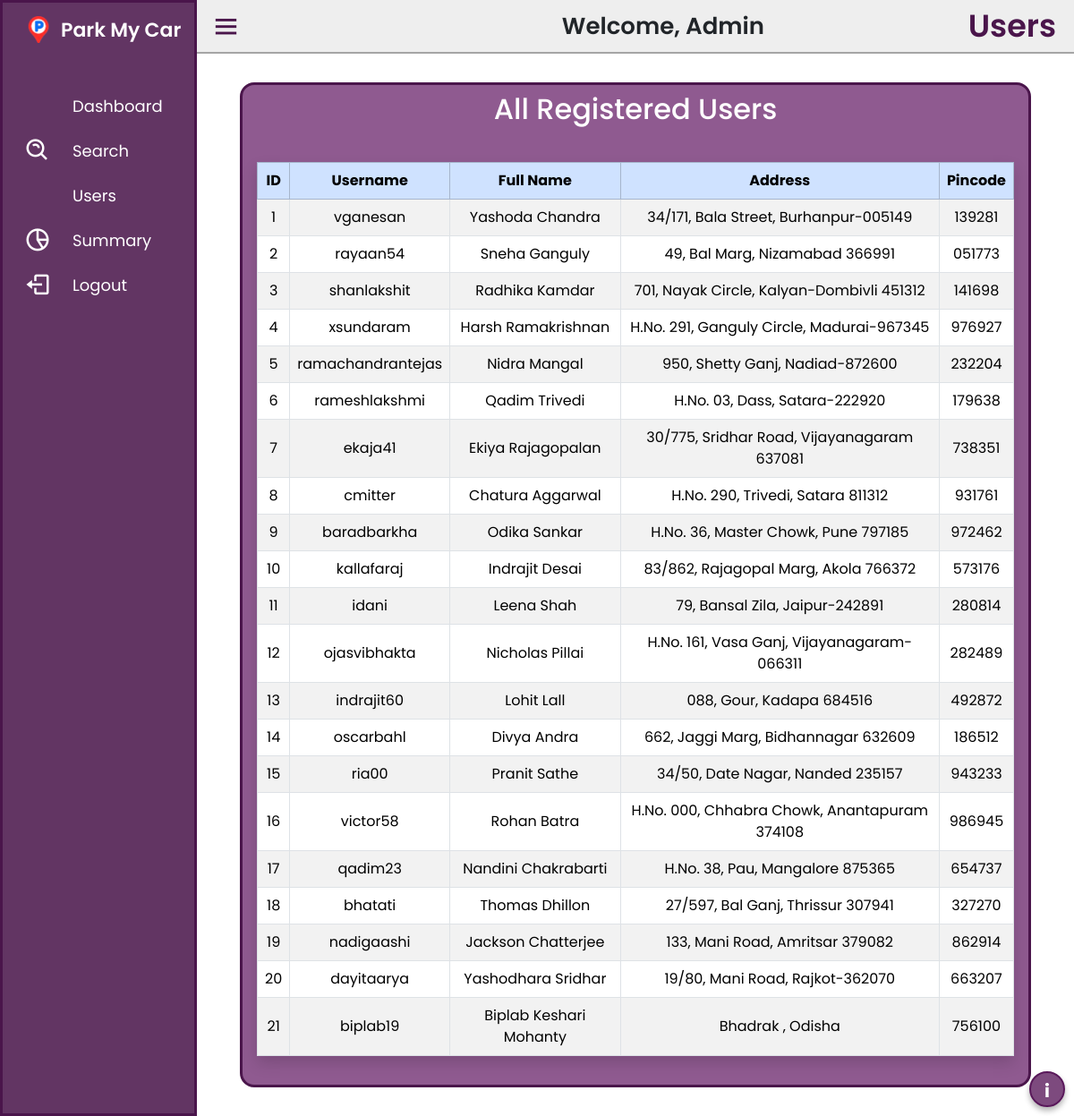
The page /users (signed in) on the database as committed earlier.
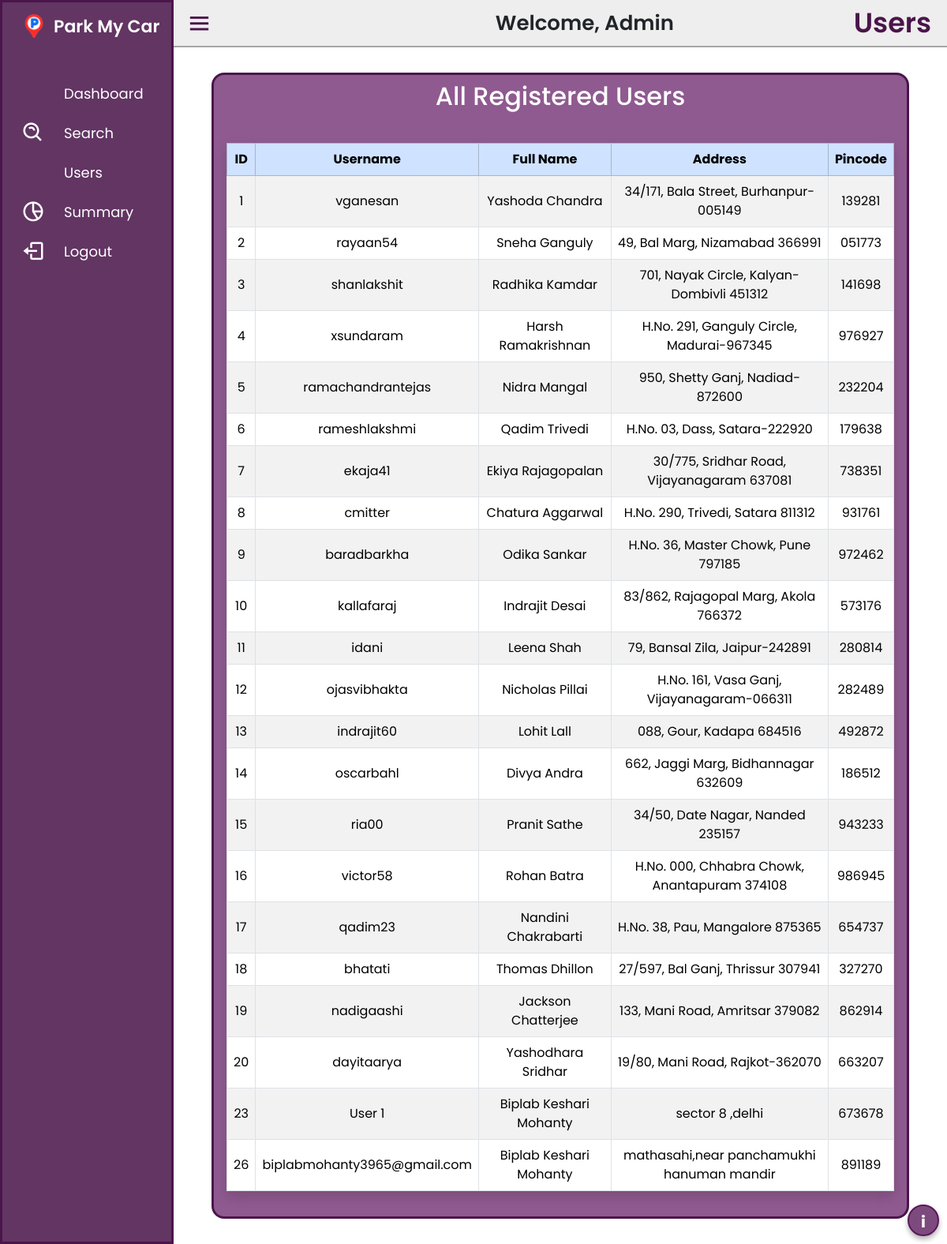
The same page on the database as committed later.
### tables this page shows
CREATE TABLE users (
    id INTEGER PRIMARY KEY AUTOINCREMENT,
    username TEXT UNIQUE NOT NULL,
    full_name TEXT NOT NULL,
    password TEXT NOT NULL,
    address TEXT,
    pincode TEXT,
    wallet_balance REAL DEFAULT 0.0
);

### controllers/admin_controller.py (the view)
@admin_bp.route('/users')
def show_users():
    if not session.get("admin"):
        logout_user()
        session.clear()
        flash("Admin login required!", "danger")
        return redirect(url_for("auth.login"))
    conn = sqlite3.connect(get_db_path())
    conn.row_factory = sqlite3.Row
    cursor = conn.cursor()
    cursor.execute('SELECT * FROM users')
    users = cursor.fetchall()
    conn.close()
    return render_template("AdminTemplate.html",current="Users", users=users)

### app.py (called while the page is built)
@login_manager.user_loader
def load_user(user_id):
    conn = sqlite3.connect(app.config["DB_PATH"])
    cursor = conn.cursor()
    cursor.execute("SELECT id, username, password FROM users WHERE id=?", (user_id,))
    user = cursor.fetchone()
    conn.close()
    if user:
        return User(user[0], user[1], user[2])
    return None

### controllers/admin_controller.py (called while the page is built)
def get_db_path():
    return current_app.config["DB_PATH"]

### templates/AdminTemplate.html (shortened to what this page needs)
<!DOCTYPE html>
<html lang="en" dir="ltr">
  <head>
    <link rel="stylesheet" href="../static/css/sidebar.css" />
    <link
      href="https://cdn.boxicons.com/fonts/basic/boxicons.min.css"
      rel="stylesheet"
    />
    <link
      href="https://unpkg.com/boxicons@2.0.7/css/boxicons.min.css"
      rel="stylesheet"
    />
  </head>
  <body>
    <div class="sidebar">
      <div class="logo-details">
        <img
          src="../static/images/favicon.png"
          alt=""
          style="height: 30px; margin-left: 25px; margin-right: 10px"
        />
        <span class="logo_name">Park&nbsp;My&nbsp;Car</span>
      </div>
      <ul class="nav-links">
        <li>
          <a href="/admindashboard">
            <i class="bx bx-dashboard-alt"></i>
            <span class="link_name">Dashboard</span>
          </a>
        </li>
        <li>
          <a href="/search">
            <i class="bx bx-search-alt"></i>
            <span class="link_name">Search</span>
          </a>
        </li>
        <li>
          <a href="/users">
            <i class="bx bx-community"></i>
            <span class="link_name">Users</span>
          </a>
        </li>
        <li>
          <a href="/adminsummary">
            <i class="bx bx-pie-chart-alt-2"></i>
            <span class="link_name">Summary</span>
          </a>
        </li>
        <li>
          <a
            data-bs-toggle="modal"
            data-bs-target="#LogoutCard"
            style="cursor: pointer"
          >
            <i class="bx bx-log-out"></i>
            <span class="link_name">Logout</span>
          </a>
        </li>
      </ul>
    </div>
    <section class="home-section">
      <div class="home-content">
        <i class="bx bx-menu" style="width: 150px"></i>
        <span class="text-nowrap">Welcome, Admin</span>
        <span class="text" style="margin-right: 20px">{{current}}</span>
      </div>
      <div>
        {% if (current == "Dashboard")%} {%include "AdminDashboard.html"%}
        {%elif (current == "Users")%} {%include "RegisteredUsersTemplate.html"%}
        {%elif (current == "Search")%} {%include "AdminSearch.html"%} {%else%}
        {%include "AdminSummary.html"%} {% endif %}
      </div>
    </section>
  </body>
</html>

### templates/RegisteredUsersTemplate.html (shortened to what this page needs)
<!DOCTYPE html>
<html lang="en">
  <head>
    <link
      href="https://cdn.jsdelivr.net/npm/bootstrap@5.3.3/dist/css/bootstrap.min.css"
      rel="stylesheet"
    />
  </head>
  <body>
    {%include "Info.html"%}
    <div class="content-blur py-3">
      <div
        class="w-full rounded-4 d-flex flex-column align-items-center mx-5 my-3 pt-2 text-white"
        style="background-color: #671f68bb; border: 3px solid #4a154b"
      >
        <h2 class="mb-4 text-center">All Registered Users</h2>
        {%include "Users.html"%}
      </div>
    </div>
  </body>
</html>

### templates/Info.html (shortened to what this page needs)
<div id="info-btn" onclick="toggleInfoBox()">i</div>

### templates/Users.html
<div class="px-3 w-100 rounded-2 p-3">
  <table
    class="table table-bordered table-hover table-striped shadow text-center align-middle"
  >
    <thead class="table-primary">
      <tr>
        <th>ID</th>
        <th>Username</th>
        <th>Full Name</th>
        <th>Address</th>
        <th>Pincode</th>
      </tr>
    </thead>
    <tbody>
      {% for user in users %}
      <tr>
        <td>{{ user.id }}</td>
        <td>{{ user.username }}</td>
        <td>{{ user.full_name }}</td>
        <td>{{ user.address or '-' }}</td>
        <td>{{ user.pincode or '-' }}</td>
      </tr>
      {% else %}
      <tr>
        <td colspan="6" class="text-center">No users found.</td>
      </tr>
      {% endfor %}
    </tbody>
  </table>
</div>

### static/css/sidebar.css (style rules this page uses)
* { margin: 0; padding: 0; box-sizing: border-box; font-family: "Poppins", sans-serif; }
.sidebar { position: fixed; top: 0; left: 0; height: 100%; width: 220px; background: #4a154bdc; z-index: 100; transition: all 0.5s ease; border: 3px solid #4A154B; }
.sidebar .logo-details { height: 60px; width: 100%; display: flex; align-items: center; }
.sidebar .logo-details .logo_name { font-size: 22px; color: #fff; font-weight: 600; transition: 0.05s ease; transition-delay: 0.01s; }
.sidebar .nav-links { height: 100%; padding: 30px 0 150px 0; overflow: auto; }
.sidebar .nav-links li { position: relative; list-style: none; transition: all 0.4s ease; }
.sidebar .nav-links li i { height: 50px; min-width: 78px; text-align: center; line-height: 50px; color: #fff; font-size: 30px; cursor: pointer; transition: all 0.3s ease; }
.sidebar .nav-links li a { display: flex; align-items: center; text-decoration: none; }
.sidebar .nav-links li a .link_name { font-size: 18px; font-weight: 400; color: #fff; transition: all 0.4s ease; }
.home-section { position: relative; height: 100vh; left: 220px; width: calc(100% - 220px); transition: all 0.5s ease; }
.home-section .home-content { background: #e0e0e08c; height: 60px; display: flex; justify-content:between; align-items: center; border-bottom: 2px solid #a5a5a5ff; }
.home-section .home-content .bx-menu, .home-section .home-content .text { color: #4A154B; font-size: 35px; }
.home-section .home-content .bx-menu { margin: 0 15px; cursor: pointer; }
.home-section .home-content { display: flex; justify-content: space-between; font-size: 26px; font-weight: 600; }

### templates/RegisteredUsersTemplate.html (style rules this page uses)
body { font-family: "Poppins", "Roboto", sans-serif; }

### templates/Info.html (style rules this page uses)
#info-btn { position: fixed; bottom: 10px; right: 10px; background-color: #59185ac7; color: white; width: 40px; height: 40px; font-size: 20px; font-weight: bold; border-radius: 50%; border: 2px solid #59185a; text-align: center; line-height: 40px; cursor: pointer; box-shadow: 0 4px 6px rgba(0, 0, 0, 0.3); z-index: 9999; transition: background-color 0.3s ease; }

Rows that differ between the two databases and show on the page:
removed users: id "21", username "biplab19", full_name "Biplab Keshari Mohanty", address "Bhadrak , Odisha", pincode "756100"
added users: id "23", username "User 1", full_name "Biplab Keshari Mohanty", address "sector 8 ,delhi", pincode "673678"
added users: id "26", username "biplabmohanty3965@gmail.com", full_name "Biplab Keshari Mohanty", address "mathasahi,near panchamukhi hanuman mandir", pincode "891189"
